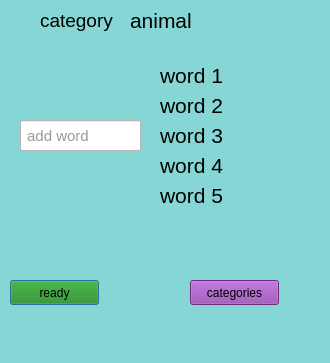
<?xml version="1.0" encoding="UTF-8"?>
<ui version="4.0">
 <class>Category</class>
 <widget class="QDialog" name="Category">
  <property name="geometry">
   <rect>
    <x>0</x>
    <y>0</y>
    <width>330</width>
    <height>363</height>
   </rect>
  </property>
  <property name="windowTitle">
   <string>Dialog</string>
  </property>
  <property name="styleSheet">
   <string notr="true">background-color: rgb(134, 214, 214);</string>
  </property>
  <widget class="QLabel" name="label">
   <property name="geometry">
    <rect>
     <x>40</x>
     <y>0</y>
     <width>111</width>
     <height>41</height>
    </rect>
   </property>
   <property name="font">
    <font>
     <pointsize>14</pointsize>
     <bold>false</bold>
    </font>
   </property>
   <property name="text">
    <string>category</string>
   </property>
  </widget>
  <widget class="QLabel" name="category">
   <property name="geometry">
    <rect>
     <x>130</x>
     <y>0</y>
     <width>111</width>
     <height>41</height>
    </rect>
   </property>
   <property name="font">
    <font>
     <pointsize>16</pointsize>
     <bold>false</bold>
    </font>
   </property>
   <property name="text">
    <string>animal</string>
   </property>
  </widget>
  <widget class="QLineEdit" name="lineEdit_word">
   <property name="geometry">
    <rect>
     <x>20</x>
     <y>120</y>
     <width>121</width>
     <height>31</height>
    </rect>
   </property>
   <property name="font">
    <font>
     <pointsize>11</pointsize>
    </font>
   </property>
   <property name="styleSheet">
    <string notr="true">background-color: rgb(255, 255, 255);
color: rgb(154, 153, 150);</string>
   </property>
   <property name="text">
    <string> add word</string>
   </property>
  </widget>
  <widget class="QLabel" name="word_1">
   <property name="geometry">
    <rect>
     <x>160</x>
     <y>60</y>
     <width>81</width>
     <height>31</height>
    </rect>
   </property>
   <property name="font">
    <font>
     <pointsize>16</pointsize>
    </font>
   </property>
   <property name="text">
    <string>word 1</string>
   </property>
  </widget>
  <widget class="QLabel" name="word_2">
   <property name="geometry">
    <rect>
     <x>160</x>
     <y>90</y>
     <width>81</width>
     <height>31</height>
    </rect>
   </property>
   <property name="font">
    <font>
     <pointsize>16</pointsize>
    </font>
   </property>
   <property name="text">
    <string>word 2</string>
   </property>
  </widget>
  <widget class="QLabel" name="word_4">
   <property name="geometry">
    <rect>
     <x>160</x>
     <y>150</y>
     <width>81</width>
     <height>31</height>
    </rect>
   </property>
   <property name="font">
    <font>
     <pointsize>16</pointsize>
    </font>
   </property>
   <property name="text">
    <string>word 4</string>
   </property>
  </widget>
  <widget class="QLabel" name="word_3">
   <property name="geometry">
    <rect>
     <x>160</x>
     <y>120</y>
     <width>81</width>
     <height>31</height>
    </rect>
   </property>
   <property name="font">
    <font>
     <pointsize>16</pointsize>
    </font>
   </property>
   <property name="text">
    <string>word 3</string>
   </property>
  </widget>
  <widget class="QLabel" name="word_5">
   <property name="geometry">
    <rect>
     <x>160</x>
     <y>180</y>
     <width>81</width>
     <height>31</height>
    </rect>
   </property>
   <property name="font">
    <font>
     <pointsize>16</pointsize>
    </font>
   </property>
   <property name="text">
    <string>word 5</string>
   </property>
  </widget>
  <widget class="QPushButton" name="ready">
   <property name="geometry">
    <rect>
     <x>10</x>
     <y>280</y>
     <width>89</width>
     <height>25</height>
    </rect>
   </property>
   <property name="styleSheet">
    <string notr="true">background-color: rgb(26, 135, 9);</string>
   </property>
   <property name="text">
    <string>ready</string>
   </property>
  </widget>
  <widget class="QPushButton" name="back_to_categories">
   <property name="geometry">
    <rect>
     <x>190</x>
     <y>280</y>
     <width>89</width>
     <height>25</height>
    </rect>
   </property>
   <property name="styleSheet">
    <string notr="true">background-color: rgb(145, 65, 172);</string>
   </property>
   <property name="text">
    <string>categories</string>
   </property>
  </widget>
 </widget>
 <resources/>
 <connections/>
</ui>
